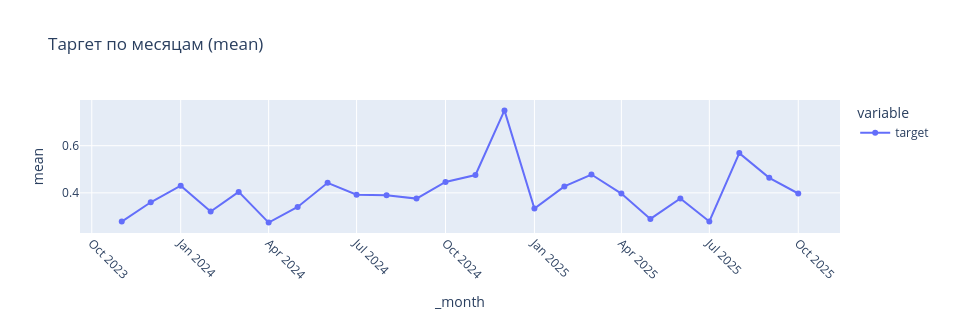

Write notebook code for a chart like this one.
### Code cell
g, fig = target_by_month(sample, "report_date", TARGET, agg="mean")

### Figure 1 — Plotly figure (JSON) as saved in the notebook; plotly's stock layout.template omitted (floating-point values rounded to 4 significant figures)
{"data": [{"hovertemplate": "variable=target<br>_month=%{x}<br>value=%{y}<extra></extra>", "legendgroup": "target", "line": {"color": "#636efa", "dash": "solid"}, "marker": {"symbol": "circle"}, "mode": "lines+markers", "name": "target", "orientation": "v", "showlegend": true, "type": "scatter", "x": ["2023-11", "2023-12", "2024-01", "2024-02", "2024-03", "2024-04", "2024-05", "2024-06", "2024-07", "2024-08", "2024-09", "2024-10", "2024-11", "2024-12", "2025-01", "2025-02", "2025-03", "2025-04", "2025-05", "2025-06", "2025-07", "2025-08", "2025-09", "2025-10"], "xaxis": "x", "y": [0.2784, 0.3601, 0.4303, 0.3207, 0.4042, 0.274, 0.3403, 0.4427, 0.3924, 0.3902, 0.3757, 0.4463, 0.4757, 0.7496, 0.3334, 0.4275, 0.4778, 0.3972, 0.2897, 0.3764, 0.2789, 0.5685, 0.4638, 0.3973], "yaxis": "y"}], "layout": {"height": 320, "legend": {"title": {"text": "variable"}, "tracegroupgap": 0, "x": 1.02, "xanchor": "left", "y": 1, "yanchor": "top"}, "margin": {"r": 120}, "title": {"text": "Таргет по месяцам (mean)"}, "width": 960, "xaxis": {"anchor": "y", "domain": [0, 1], "tickangle": 45, "title": {"text": "_month"}}, "yaxis": {"anchor": "x", "domain": [0, 1], "title": {"text": "mean"}}}}
